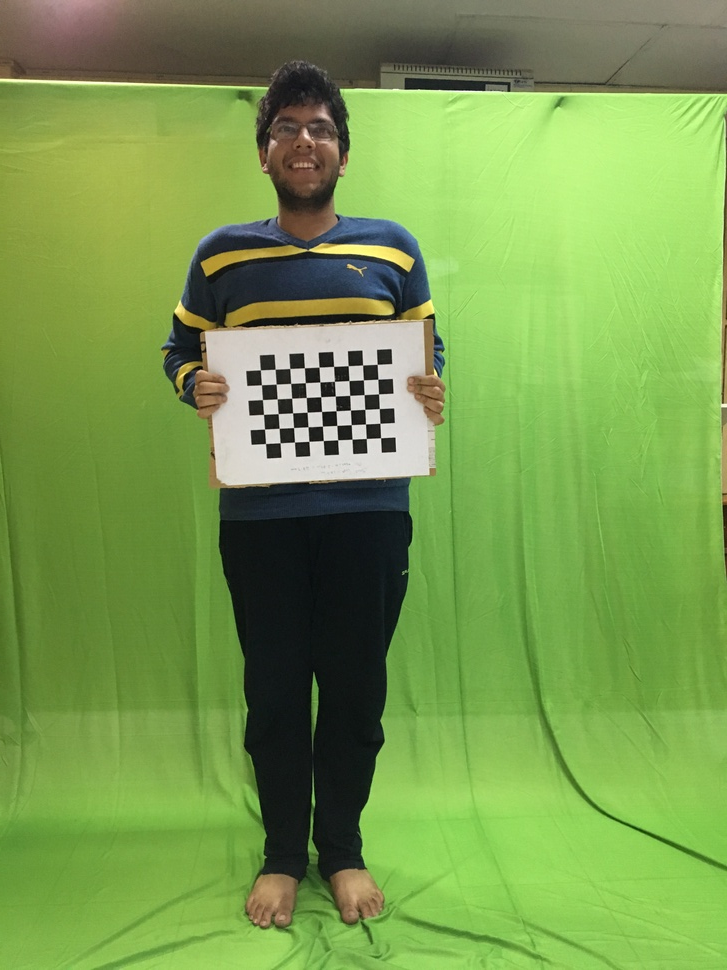
#> input picture Images/Ankesh1.JPG, 727 x 970 px, shrunk from 3024 x 4032 before the run
$ python -i segment.py   (imports and definitions only)   (Python 2 division)
#> lines starting #> are read from the running program, lines starting #| are printed output that depends on the picture; after the words box and inside, x2 and y2 are one past the last pixel; in counts of white or black regions, pixels touching at a corner belong together
import cv2
import numpy as np
import argparse
import time
import sys
def segment_ycrcb(orig, params, tola, tolb):
    ycrcb_im = cv2.cvtColor(orig, cv2.COLOR_BGR2YCR_CB)
    Cb_key, Cr_key = params
    blue = ycrcb_im[:, :, 2]
    red = ycrcb_im[:, :, 1]

    diffbsq = (blue - Cb_key)**2
    diffrsq = (red - Cr_key)**2
    dist = np.sqrt(diffbsq + diffrsq).astype(np.float32)

    mask = ((dist - tola) / (tolb - tola)).astype(np.float32)
    mask[dist < tola] = 0.0
    mask[dist > tolb] = 1.0
    return mask


def get_region(img):
    # [5 lines of commented-out code are left out]
    r=(80,80,100,100)
    cv2.destroyAllWindows()
    return r


def get_params_ycrcb(img, region):
    ycrcb_img = cv2.cvtColor(img, cv2.COLOR_BGR2YCR_CB).astype(np.float32)
    cv2.destroyAllWindows()
    r = [int(x) for x in region]
    region = ycrcb_img[int(region[1]):int(
        region[1] + region[3]), int(region[0]):int(region[0] + region[2])]
    y_mean, Cr_mean, Cb_mean = np.mean(region, axis=(0, 1))
    y_std, Cr_std, Cb_std = np.std(region, axis=(0, 1))
    return [Cb_mean, Cr_mean]


def get_params_hls(img, region):
    hls_img = cv2.cvtColor(img, cv2.COLOR_BGR2HLS).astype(np.float32)
    r = [int(x) for x in region]
    region = hls_img[int(region[1]):int(region[1] + region[3]),
                     int(region[0]):int(region[0] + region[2])]
    h_mean, l_mean, s_mean = np.mean(region, axis=(0, 1))
    h_std, l_std, s_std = np.std(region, axis=(0, 1))
    return [h_mean, h_std, l_mean, l_std, s_mean, s_std]


# [6 lines left out: function brighten, not called in this run]


def mod_mask(mask, low, high):
    mask = mask.copy()
    mask[mask > high] = 1.0
    mask[mask < low] = 0.0
    return mask


# def get_mask(img, bg, param_ycrcb, param_hls, tola=16, tolb=50, low_thresh=0.05, high_thresh=0.25, alpha=1.0, beta=0.0, gamma=1.0, sz=5, space=200, erode_sz=3):
def get_mask(img,param_ycrcb, tola=16, tolb=50, low_thresh=0.05, high_thresh=0.25, sz=5, space=200,erode_sz=2):
    ##ENSURE THAT param_ycrcb and param_hls correspond to brigthened img

    #     brimg = brighten(img,alpha,beta,gamma)
    brimg = img

    if not (sz<=0 or space<=1):
        brimg = cv2.bilateralFilter(brimg, sz, space, space)

    mask = segment_ycrcb(brimg, param_ycrcb, tola, tolb)
    mask = mod_mask(mask, low_thresh, high_thresh)

    if not(erode_sz <= 1):
        kernel = np.ones((erode_sz,erode_sz),np.uint8)
        mask = cv2.erode(mask,kernel,iterations = 1)
    return mask
# [12 lines left out: functions get_bgra, write_alpha_img, not called in this run]
def get_key_param(img):
    key_region = get_region(img)
    ycrcb = get_params_ycrcb(img, key_region)
    hls = get_params_hls(img, key_region)
    return (ycrcb, hls)
def segmenter(img):
    # green_img_path = sys.argv[1]
    # img = cv2.imread(green_img_path)
    print img.shape
    # exit(1)
    key_param = get_key_param(img)
    cv2.namedWindow('controls')
    def nothing(gyxfdd):
        pass

    cv2.createTrackbar('Keying tol low', 'controls', 23 , 100, nothing)
    cv2.createTrackbar('Keying tol high', 'controls', 50, 200, nothing)
    cv2.createTrackbar('Mask low Thresh (x100)', 'controls', 5, 100, nothing)
    cv2.createTrackbar('Mask high Thresh (x100)', 'controls', 25, 100, nothing)
    cv2.createTrackbar('Erode size', 'controls', 3, 10, nothing)
    cv2.createTrackbar('BiLat size', 'controls', 5, 100, nothing)
    cv2.createTrackbar('BiLat space', 'controls', 200, 500, nothing)
    cv2.createTrackbar('Sat mul low', 'controls', 5, 100, nothing)
    cv2.createTrackbar('Sat mul high', 'controls', 7, 100, nothing)
    cv2.createTrackbar('Light mask strength', 'controls', 20, 100, nothing)
    cv2.createTrackbar('Light mask size', 'controls', 3, 20, nothing)
    # cv2.imshow("nn",img)
    # cv2.waitKey(0)

    # while True:
    tola = cv2.getTrackbarPos('Keying tol low', 'controls')
    tolb = cv2.getTrackbarPos('Keying tol high', 'controls')
    low_thresh = cv2.getTrackbarPos('Mask low Thresh (x100)', 'controls')/100
    high_thresh = cv2.getTrackbarPos('Mask high Thresh (x100)', 'controls')/100
    erode_sz = cv2.getTrackbarPos('Erode size', 'controls')
    sz = cv2.getTrackbarPos('BiLat size', 'controls')
    space  = cv2.getTrackbarPos('BiLat space', 'controls')
    sat_mul_lo  = cv2.getTrackbarPos('Sat mul low', 'controls')
    sat_mul_hi  = cv2.getTrackbarPos('Sat mul high', 'controls')
    scale_blur  = cv2.getTrackbarPos('Light mask strength', 'controls')
    blur_size  = cv2.getTrackbarPos('Light mask size', 'controls')

    key_mask = get_mask( img, key_param[0], tola, tolb, low_thresh, high_thresh, sz, space, erode_sz)
        # cv2.imshow("image",key_mask*255)
        # cv2.waitKey(300)
    cv2.imwrite('lolu.jpg',key_mask*255)
    return key_mask*255

# [2 lines not run here, left out]

>>> import cv2
>>> picture = cv2.imread('../Images/Ankesh1.JPG')
#> picture is the input picture: shape (970, 727, 3); mean B, G, R 78.7, 155.2, 120.5
>>> result = segmenter(picture)
#| (970, 727, 3)
#> in get_key_param, `key_region = get_region(img)`: key_region = (80, 80, 100, 100)
#> in get_params_ycrcb, `ycrcb_img = cv2.cvtColor(img, cv2.COLOR_BGR2YCR_CB).astype(np.float32)`:
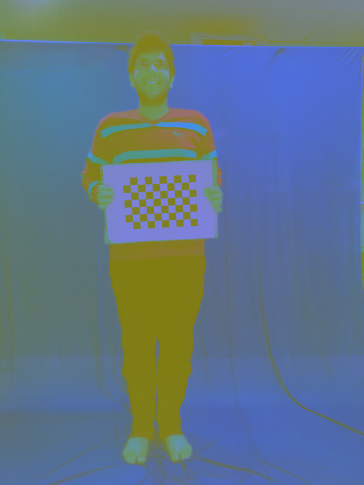
#> ycrcb_img: shape (970, 727, 3) float32 (shown at 1/2 size); mean B, G, R 136.1, 117, 95.6
#> in get_params_ycrcb, `r = [int(x) for x in region]`: r = [80, 80, 100, 100]
#> in get_params_ycrcb, `region = ycrcb_img[int(region[1]):int( region[1] + region[3]), int(reg..`:
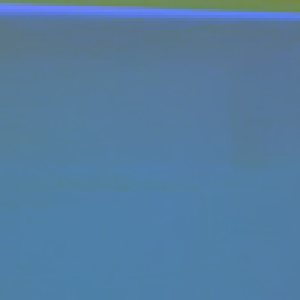
#> region: shape (100, 100, 3) float32 (shown 3 times larger); mean B, G, R 159.7, 124.7, 84.5
#> in get_params_ycrcb, `y_mean, Cr_mean, Cb_mean = np.mean(region, axis=(0, 1))`: y_mean = 159.7; Cr_mean = 124.7; Cb_mean = 84.47
#> in get_params_ycrcb, `y_std, Cr_std, Cb_std = np.std(region, axis=(0, 1))`: y_std = 18.72; Cr_std = 4.29; Cb_std = 6.09
#> in get_key_param, `ycrcb = get_params_ycrcb(img, key_region)`: ycrcb = [84.47, 124.7]
#> in get_params_hls, `hls_img = cv2.cvtColor(img, cv2.COLOR_BGR2HLS).astype(np.float32)`:
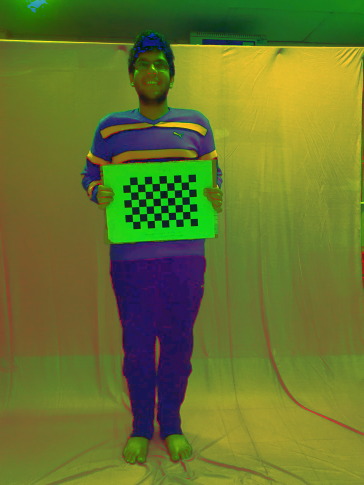
#> hls_img: shape (970, 727, 3) float32 (shown at 1/2 size); mean B, G, R 45.5, 117.5, 104.2
#> in get_params_hls, `r = [int(x) for x in region]`: r = [80, 80, 100, 100]
#> in get_params_hls, `region = hls_img[int(region[1]):int(region[1] + region[3]), int(region..`:
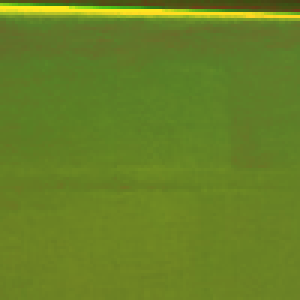
#> region: shape (100, 100, 3) float32 (shown 3 times larger); mean B, G, R 36.8, 130, 103.1
#> in get_params_hls, `h_mean, l_mean, s_mean = np.mean(region, axis=(0, 1))`: h_mean = 36.78; l_mean = 130; s_mean = 103.1
#> in get_params_hls, `h_std, l_std, s_std = np.std(region, axis=(0, 1))`: h_std = 3.6; l_std = 17.06; s_std = 21.42
#> in get_key_param, `hls = get_params_hls(img, key_region)`: hls = [36.78, 3.6, 130, 17.06, 103.1, 21.42]
#> in segmenter, `key_param = get_key_param(img)`: key_param = ([84.47, 124.7], [36.78, 3.6, 130, 17.06, 103.1, 21.42])
#> in segment_ycrcb, `Cb_key, Cr_key = params`: Cb_key = 84.47; Cr_key = 124.7
#> in segment_ycrcb, `diffrsq = (red - Cr_key)**2`:
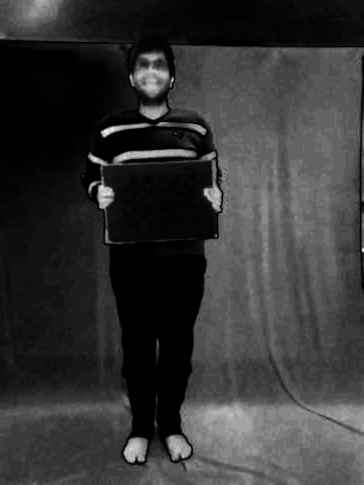
#> diffrsq: shape (970, 727) float32 (shown at 1/2 size); min 0.0877, max 800.7, mean 168.2; drawn with min black and max white
#> in segment_ycrcb, `dist = np.sqrt(diffbsq + diffrsq).astype(np.float32)`:
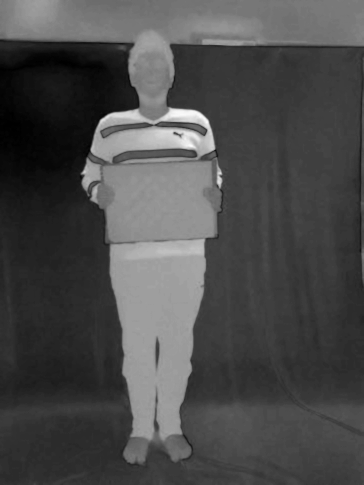
#> dist: shape (970, 727) float32 (shown at 1/2 size); min 0.556, max 71.28, mean 21.4; drawn with min black and max white
#> in get_mask, `mask = cv2.erode(mask,kernel,iterations = 1)`:
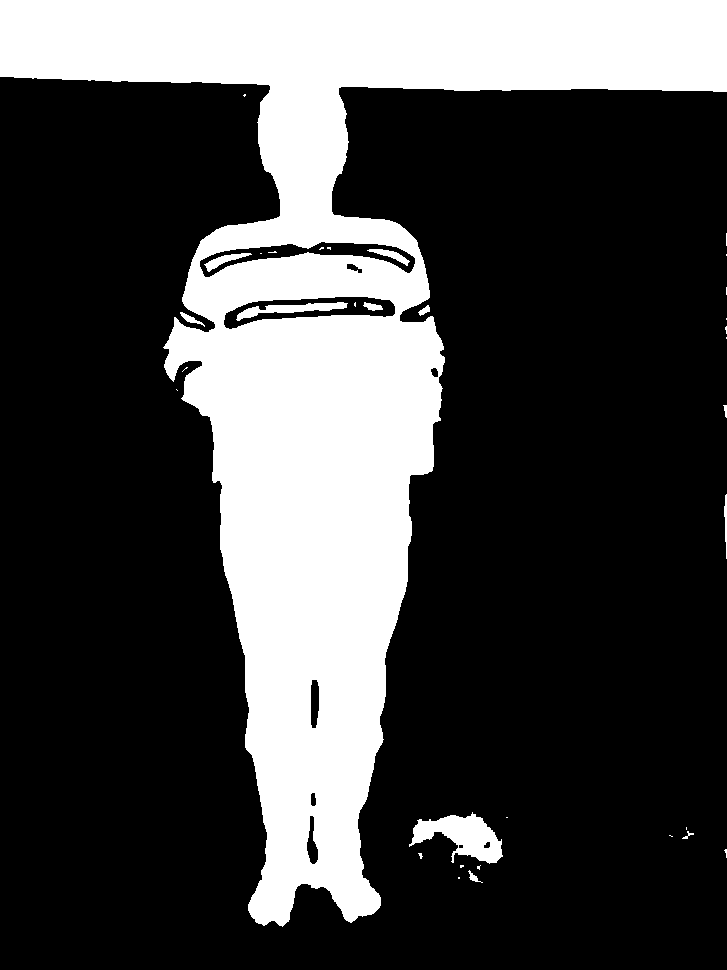
#> mask: shape (970, 727) float32; values 0 (black) and 1 (white), 27.3% white; 34 white regions (22 under 20 px), largest, box (x1, y1, x2, y2) and area: (0, 0, 727, 927) 188242, (409, 812, 503, 864) 2472, (236, 302, 348, 321) 802

$ run again, on Images/ankesh2.jpg
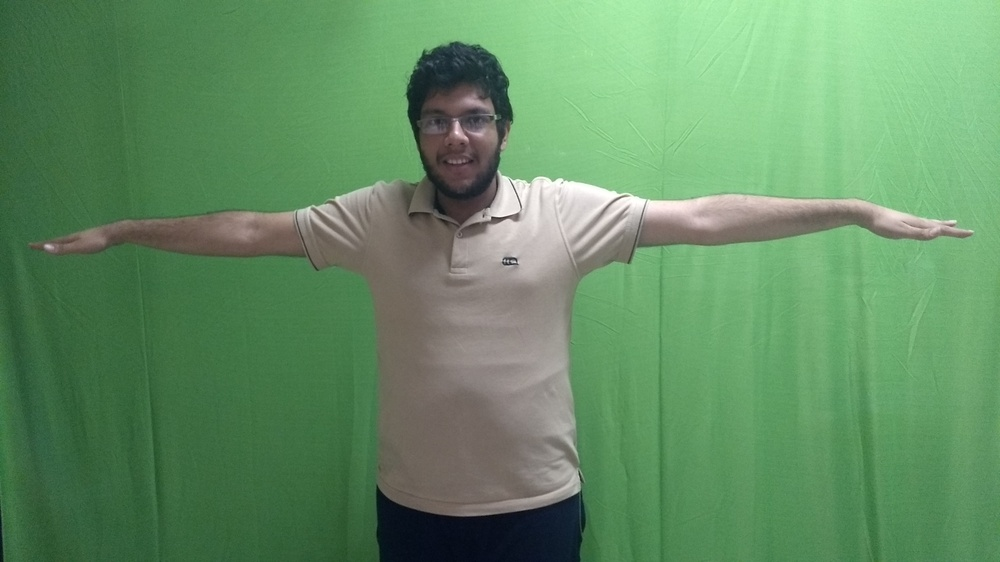
#> input picture Images/ankesh2.jpg, 1000 x 562 px, shrunk from 4032 x 2268 before the run
#> picture is the input picture: shape (562, 1000, 3); mean B, G, R 100.3, 143, 99.6
#| (562, 1000, 3)
#> key_region = (80, 80, 100, 100)
#> in get_params_ycrcb, `r = [int(x) for x in region]`: r = [80, 80, 100, 100]
#> y_mean = 97.05; Cr_mean = 107.2; Cb_mean = 112.7
#> y_std = 5.71; Cr_std = 0.881; Cb_std = 0.796
#> ycrcb = [112.7, 107.2]
#> in get_params_hls, `r = [int(x) for x in region]`: r = [80, 80, 100, 100]
#> in get_params_hls, `region = hls_img[int(region[1]):int(region[1] + region[3]), int(region..`:
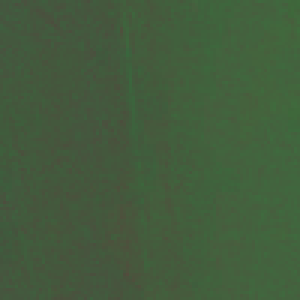
#> region: shape (100, 100, 3) float32 (shown 3 times larger); mean B, G, R 61.3, 92.5, 67.6
#> h_mean = 61.32; l_mean = 92.52; s_mean = 67.63
#> h_std = 0.578; l_std = 5.61; s_std = 2.49
#> hls = [61.32, 0.578, 92.52, 5.61, 67.63, 2.49]
#> key_param = ([112.7, 107.2], [61.32, 0.578, 92.52, 5.61, 67.63, 2.49])
#> ycrcb_im: shape (562, 1000, 3); mean of channels 0, 1, 2 125.2, 109.7, 113.9
#> Cb_key = 112.7; Cr_key = 107.2
#> in get_mask, `mask = cv2.erode(mask,kernel,iterations = 1)`:
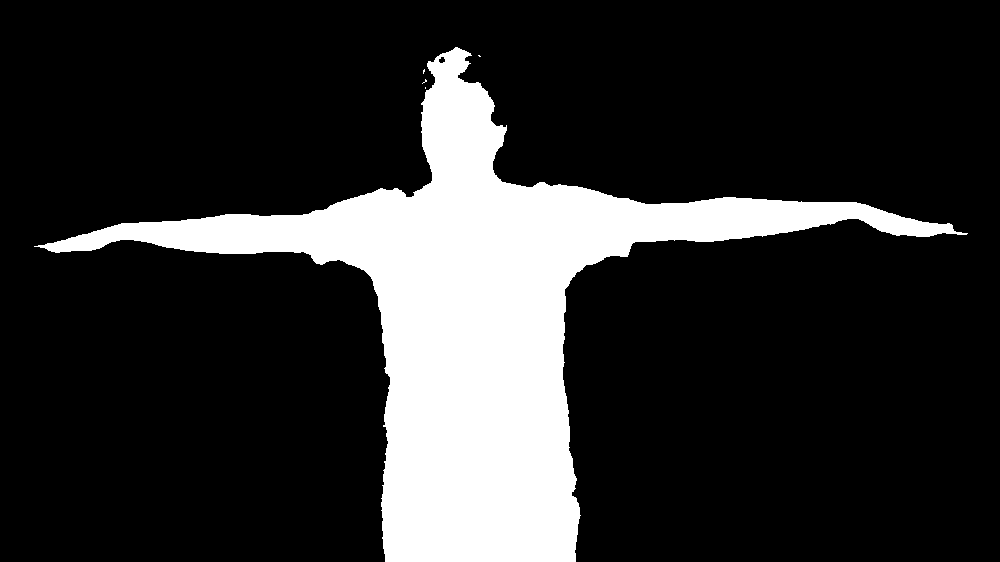
#> mask: shape (562, 1000) float32; values 0 (black) and 1 (white), 18.5% white; 5 white regions (4 under 20 px), largest, box (x1, y1, x2, y2) and area: (34, 47, 968, 562) 104110

$ run again, on Images/ankesh3.JPG
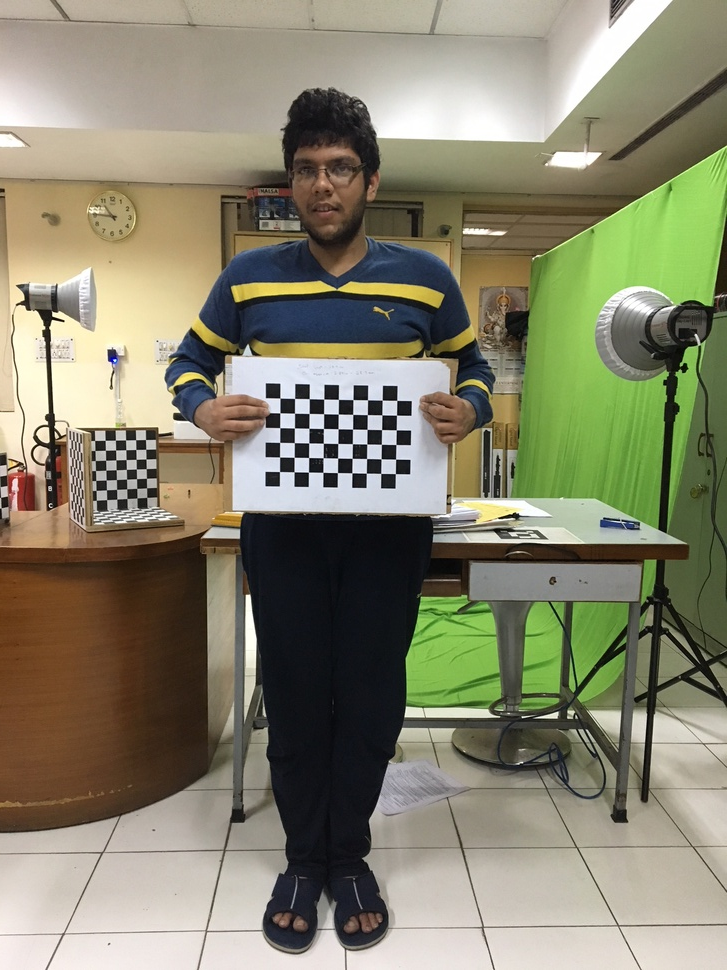
#> input picture Images/ankesh3.JPG, 727 x 970 px, shrunk from 1512 x 2016 before the run
#> picture is the input picture: shape (970, 727, 3); mean B, G, R 109.7, 132.4, 134.8
#| (970, 727, 3)
#> key_region = (80, 80, 100, 100)
#> in get_params_ycrcb, `r = [int(x) for x in region]`: r = [80, 80, 100, 100]
#> y_mean = 175; Cr_mean = 135.6; Cb_mean = 116.4
#> y_std = 10.15; Cr_std = 1.74; Cb_std = 4
#> ycrcb = [116.4, 135.6]
#> in get_params_hls, `r = [int(x) for x in region]`: r = [80, 80, 100, 100]
#> in get_params_hls, `region = hls_img[int(region[1]):int(region[1] + region[3]), int(region..`:
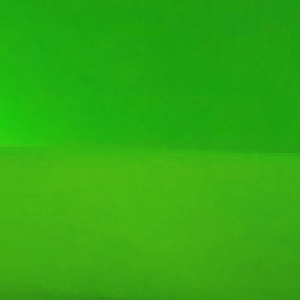
#> region: shape (100, 100, 3) float32 (shown 3 times larger); mean B, G, R 17.7, 170.3, 47.4
#> h_mean = 17.67; l_mean = 170.3; s_mean = 47.4
#> h_std = 2.21; l_std = 9.52; s_std = 16.21
#> hls = [17.67, 2.21, 170.3, 9.52, 47.4, 16.21]
#> key_param = ([116.4, 135.6], [17.67, 2.21, 170.3, 9.52, 47.4, 16.21])
#> ycrcb_im: shape (970, 727, 3); mean of channels 0, 1, 2 130.5, 131.1, 116.3
#> Cb_key = 116.4; Cr_key = 135.6
#> in get_mask, `mask = cv2.erode(mask,kernel,iterations = 1)`:
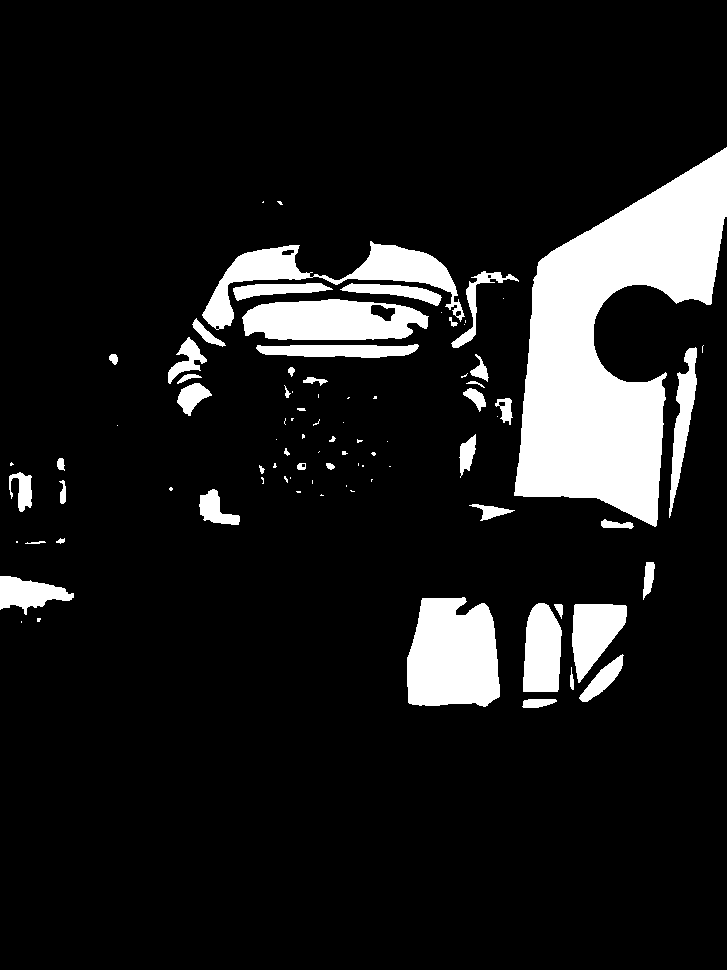
#> mask: shape (970, 727) float32; values 0 (black) and 1 (white), 11.6% white; 88 white regions (43 under 20 px), largest, box (x1, y1, x2, y2) and area: (514, 147, 727, 527) 40129, (407, 597, 500, 707) 8626, (202, 241, 465, 330) 6275
